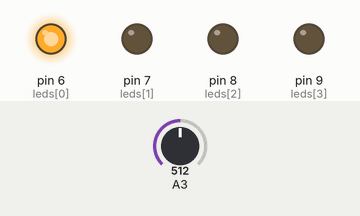
This sketch was run on a simulated Arduino Uno, built with avr-gcc and run on an emulated ATmega328P. Shown: output pins drawn as LEDs (lit = HIGH). Inputs (shaded band) come from the test bench; at power-on: A3 = 512.

Above: at 1.2 s.
1.3 s: A3 set to 531
At 2.3 s:
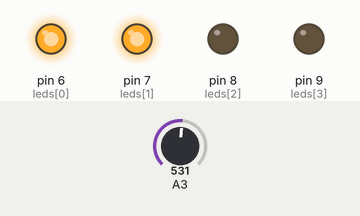
2.8 s: A3 set to 757
4.3 s: A3 set to 784
At 4.6 s:
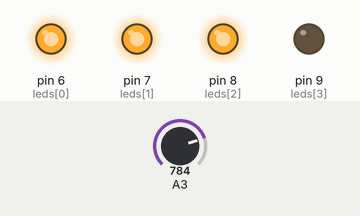
5.8 s: A3 set to 934
7.3 s: A3 set to 966
At 8.1 s:
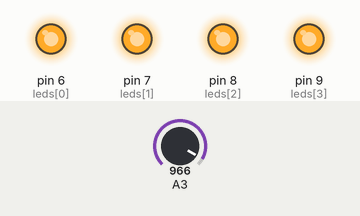
8.8 s: A3 set to 900
At 9.2 s:
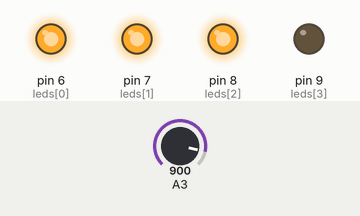
Timing chart, 0 to 11.3 s (numbered marks = the images above; inputs shaded):
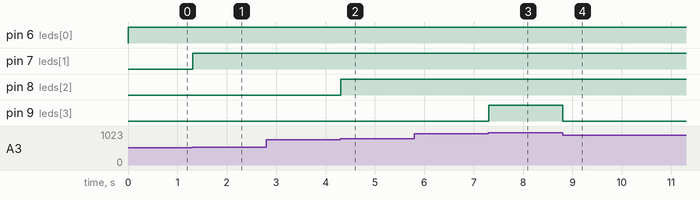

Measured:
- the behaviour switches between 512 and 513 on A3 (found by bisection; images 0 and 1)
- the behaviour switches between 768 and 769 on A3 (found by bisection; images 1 and 2)
- the behaviour switches between 950 and 951 on A3 (found by bisection; images 2 and 3)
- after the input at 1.3 s, pin 7 (leds[1]): LOW → HIGH at once
- after the input at 2.8 s, every drawn part: stays the same
- after the input at 4.3 s, pin 8 (leds[2]): LOW → HIGH at once
- after the input at 5.8 s, every drawn part: stays the same
- after the input at 7.3 s, pin 9 (leds[3]): LOW → HIGH at once
- after the input at 8.8 s, pin 9 (leds[3]): HIGH → LOW at once

The sketch:

emi_sensor.ino
```cpp
/*
 * Arduino EMI Sensor
 * By Steven de Salas
 *
 * A simple sensor that detects
 * electromagnetic inteference.
 *
 * (antenna)
 *  Y    +--------+
 *  |    |*      *|9 --O-| LED
 *  |  A1|*      *|8 --O-| LED
 *  |  A2|*      *|7 --O-| LED
 *  |- A3|*      *|6 --O-| LED
 *       |*      *|5     |
 *       |*      *|GND --|
 *       +--------+
 */

int leds[] = { 6, 7, 8, 9};
int thresholds[] = { 256, 512, 768, 950};

void setup() {
  for (byte i = 0; i < 4; i++) {
    pinMode(leds[i], OUTPUT);
  }
  pinMode(A3, INPUT);
}

void loop() {
  int emi = analogRead(A3);
  for (byte i = 0; i < 4; i++) {
    digitalWrite(leds[i], emi > thresholds[i] ? 1 : 0);
  }
  delay(10);
}
```
